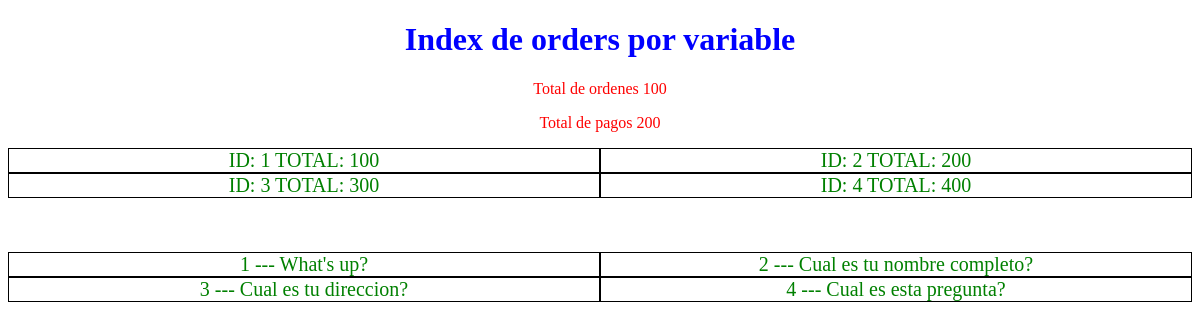
The app's page /orders/list with its own data.
### orders/models.py (models this page shows, shortened)
class Question(models.Model):
    question_text = models.CharField(max_length=200)
    pub_date = models.DateTimeField("date published")\

### orders/views.py (the view)
# urls.py: path("list", views.indexOrders, name="order-list")
def indexOrders(request):
    questions = Question.objects.all()
    data = {
        "questions": questions,
        "titulo":"Index de orders por variable",
        "total_orders":100,
        "total_payments": 200,
        "orders":[
            {
                "id":1, "total":100
            },{
                "id":2, "total":200
            },{
                "id":3, "total":300
            },{
                "id":4, "total":400
            }
        ]
    }
    return render(request, 'orders/index.html',data)

### templates/orders/index.html (shortened to what this page needs)
<!DOCTYPE html>
<html lang="en">
<head>
    {% load static %}
    <link rel="stylesheet" href="{% static 'css/orders.css' %}">
</head>
<body>
    <h1>{{titulo}}</h1>
    <p>Total de ordenes {{total_orders}}</p>
    <p>Total de pagos {{total_payments}}</p>
    <div class="container">
        {% for item in orders %}
        <div>ID: {{item.id}}  TOTAL: {{item.total}}</div>
        {% endfor %}
    </div>
    <br><br><br>
    <div class="container">
        {% for q in questions %}
        <div>
            {{q.id}} --- {{q.question_text}}
        </div>
        {% endfor %}
    </div>
</body>
</html>

### static/css/orders.css (style rules this page uses)
h1 { text-align: center; color: blue; }
p { text-align: center; color: red; }
.container { display: grid; grid-template-columns: repeat(2, 1fr); }
.container div { text-align: center; color: green; font-size: 20px; border: 1px solid black; }

### records on screen
Question: id "1", question_text "What's up?"
Question: id "2", question_text "Cual es tu nombre completo?"
Question: id "3", question_text "Cual es tu direccion?"
Question: id "4", question_text "Cual es esta pregunta?"

### other values on screen
{{ titulo }} "Index de orders por variable"
{{ total_orders }} "100"
{{ total_payments }} "200"
{{ item.id }} "1" "2" "3" "4"
{{ item.total }} "100" "200" "300" "400"
